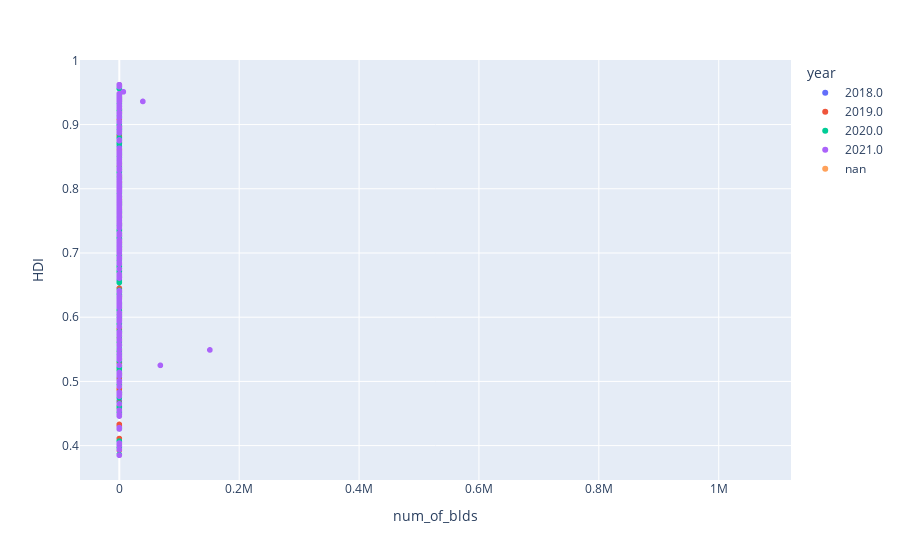

This figure's notebook cell:
### Code cell
# convert the year column to string
df_ai_blds_hdi.loc[:, 'year'] = df_ai_blds_hdi['year'].astype(str)

# the scatter plot of the number of manually mapped buildings and hdi in the years 2018-2022
fig = px.scatter(df_ai_blds_hdi, x="num_of_blds", y="HDI",
                 color="year",
                 hover_name="adm0_iso")
fig.show()

### Figure 1 — Plotly figure (JSON) as saved in the notebook; plotly's stock layout.template omitted (floating-point values rounded to 4 significant figures; data arrays with more than 128 entries replaced by an {"elided": "..."} marker saying what was removed)
{"data": [{"hovertemplate": "<b>%{hovertext}</b><br><br>year=2018.0<br>num_of_blds=%{x}<br>HDI=%{y}<extra></extra>", "hovertext": {"elided": "193 str values"}, "legendgroup": "2018.0", "marker": {"color": "#636efa", "symbol": "circle"}, "mode": "markers", "name": "2018.0", "showlegend": true, "type": "scattergl", "x": {"elided": "193 int values"}, "xaxis": "x", "y": {"elided": "193 float values"}, "yaxis": "y"}, {"hovertemplate": "<b>%{hovertext}</b><br><br>year=2019.0<br>num_of_blds=%{x}<br>HDI=%{y}<extra></extra>", "hovertext": {"elided": "193 str values"}, "legendgroup": "2019.0", "marker": {"color": "#EF553B", "symbol": "circle"}, "mode": "markers", "name": "2019.0", "showlegend": true, "type": "scattergl", "x": {"elided": "193 int values"}, "xaxis": "x", "y": {"elided": "193 float values"}, "yaxis": "y"}, {"hovertemplate": "<b>%{hovertext}</b><br><br>year=2020.0<br>num_of_blds=%{x}<br>HDI=%{y}<extra></extra>", "hovertext": {"elided": "193 str values"}, "legendgroup": "2020.0", "marker": {"color": "#00cc96", "symbol": "circle"}, "mode": "markers", "name": "2020.0", "showlegend": true, "type": "scattergl", "x": {"elided": "193 int values"}, "xaxis": "x", "y": {"elided": "193 float values"}, "yaxis": "y"}, {"hovertemplate": "<b>%{hovertext}</b><br><br>year=2021.0<br>num_of_blds=%{x}<br>HDI=%{y}<extra></extra>", "hovertext": {"elided": "193 str values"}, "legendgroup": "2021.0", "marker": {"color": "#ab63fa", "symbol": "circle"}, "mode": "markers", "name": "2021.0", "showlegend": true, "type": "scattergl", "x": {"elided": "193 int values"}, "xaxis": "x", "y": {"elided": "193 float values"}, "yaxis": "y"}, {"hovertemplate": "<b>%{hovertext}</b><br><br>year=nan<br>num_of_blds=%{x}<br>HDI=%{y}<extra></extra>", "hovertext": {"elided": "476 str values"}, "legendgroup": "nan", "marker": {"color": "#FFA15A", "symbol": "circle"}, "mode": "markers", "name": "nan", "showlegend": true, "type": "scattergl", "x": {"elided": "476 int values"}, "xaxis": "x", "y": {"elided": "476 null values"}, "yaxis": "y"}], "layout": {"legend": {"title": {"text": "year"}, "tracegroupgap": 0}, "margin": {"t": 60}, "xaxis": {"anchor": "y", "domain": [0, 1], "title": {"text": "num_of_blds"}}, "yaxis": {"anchor": "x", "domain": [0, 1], "title": {"text": "HDI"}}}}
